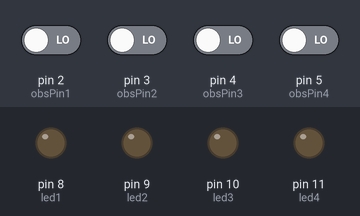
Recording of a sketch running on a simulated Arduino Uno, built with avr-gcc and run on an emulated ATmega328P. Parts: output pins drawn as LEDs (lit = HIGH). Inputs (shaded band) come from the test bench; at power-on: pin 2 (obsPin1), pin 3 (obsPin2), pin 4 (obsPin3), pin 5 (obsPin4) LOW.

Above: at 6.8 s.
6.9 s: pin 2 (obsPin1) driven HIGH
At 9.9 s:
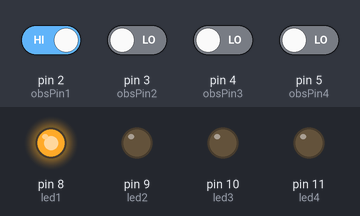
10.8 s: pin 2 (obsPin1) driven LOW and pin 3 (obsPin2) driven HIGH
At 13.4 s:
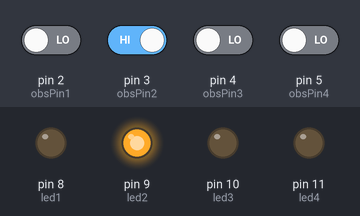
14.7 s: pin 3 (obsPin2) driven LOW and pin 4 (obsPin3) driven HIGH
At 15.7 s:
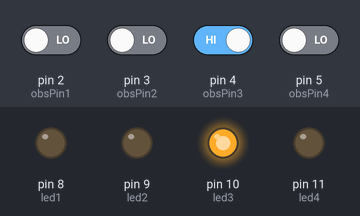
18.6 s: pin 3 (obsPin2) driven HIGH
At 21.4 s:
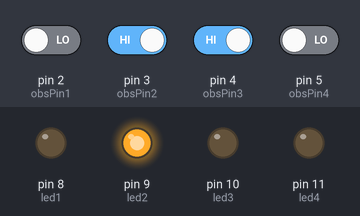
22.5 s: pin 3 (obsPin2) driven LOW
At 24.9 s:
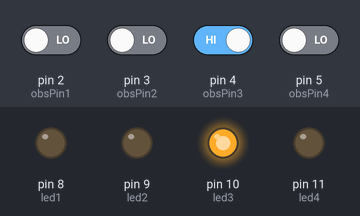
Timing chart, 0 to 26.4 s (numbered marks = the images above; inputs shaded):
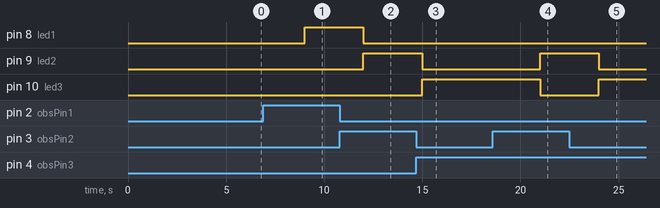

The sketch:

IRsensorCarDetection.ino
```cpp
int led1=8;
int led2=9;
int led3=10;
int led4=11;
int obsPin1=2;
int obsPin2=3;
int obsPin3=4;
int obsPin4=5;
int obs1=LOW;
int obs2=LOW;
int obs3=LOW;
int obs4=LOW;
void setup() {
 pinMode(obsPin1,INPUT);
 pinMode(obsPin2,INPUT);
 pinMode(obsPin3,INPUT);
 pinMode(obsPin4,INPUT);
 pinMode(led1,OUTPUT);
 pinMode(led2,OUTPUT);
 pinMode(led3,OUTPUT);
 pinMode(led4,OUTPUT);
 Serial.begin(9600);

}

void loop() {
obs1=digitalRead(obsPin1);
obs2=digitalRead(obsPin2);
obs3=digitalRead(obsPin3);
obs4=digitalRead(obsPin4);
if(obs1==HIGH)
{
digitalWrite(led1,HIGH);
digitalWrite(led2,LOW);
digitalWrite(led3,LOW);
digitalWrite(led4,LOW);
}
else if(obs2==HIGH)
{
digitalWrite(led2,HIGH);
digitalWrite(led1,LOW);
digitalWrite(led3,LOW);
digitalWrite(led4,LOW);
}
else if(obs3==HIGH)
{
digitalWrite(led3,HIGH);
digitalWrite(led2,LOW);
digitalWrite(led1,LOW);
digitalWrite(led4,LOW);
}

else if(obs4==HIGH){
digitalWrite(led4,HIGH);
digitalWrite(led2,LOW);
digitalWrite(led3,LOW);
digitalWrite(led1,LOW);
}
delay(3000);
}
```

Measured:
- after the input at 6.9 s, pin 8 (led1): LOW → HIGH after 2.1 s
- after the input at 10.8 s, pin 8 (led1): HIGH → LOW after 1.2 s; pin 9 (led2): LOW → HIGH after 1.2 s
- after the input at 14.7 s, pin 9 (led2): HIGH → LOW after 0.30 s; pin 10 (led3): LOW → HIGH after 0.30 s
- after the input at 18.6 s, pin 9 (led2): LOW → HIGH after 2.4 s; pin 10 (led3): HIGH → LOW after 2.4 s
- after the input at 22.5 s, pin 9 (led2): HIGH → LOW after 1.5 s; pin 10 (led3): LOW → HIGH after 1.5 s
